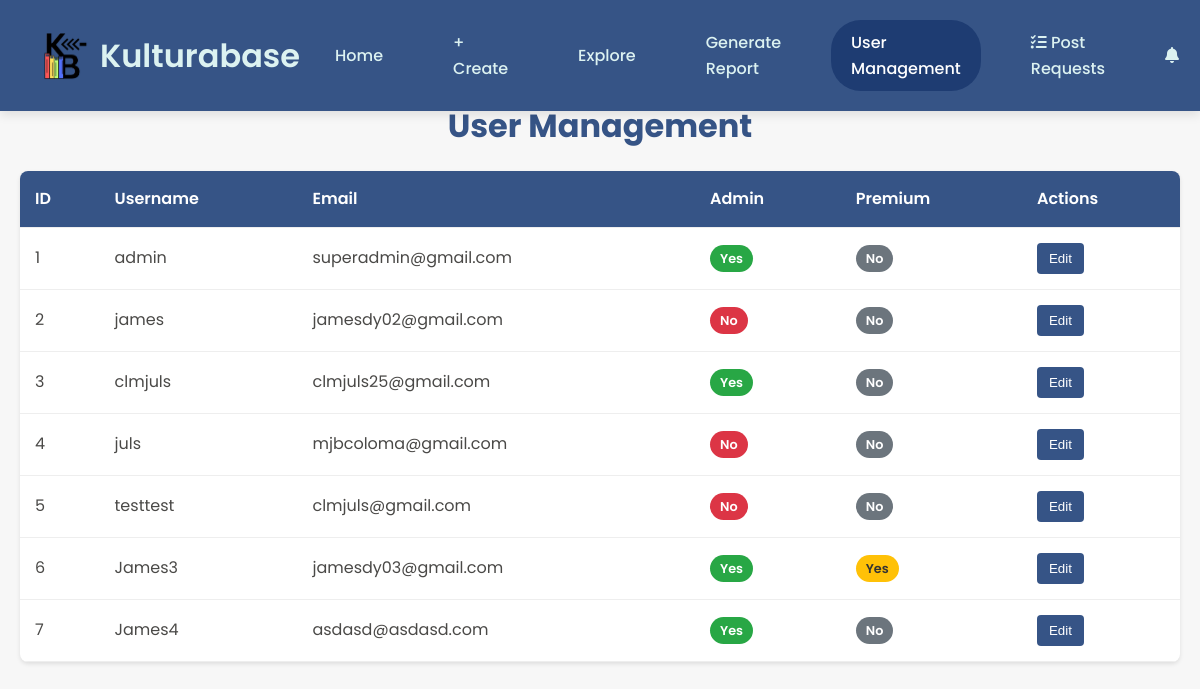
Page /user/user_management.php (signed in) on the earlier database version.
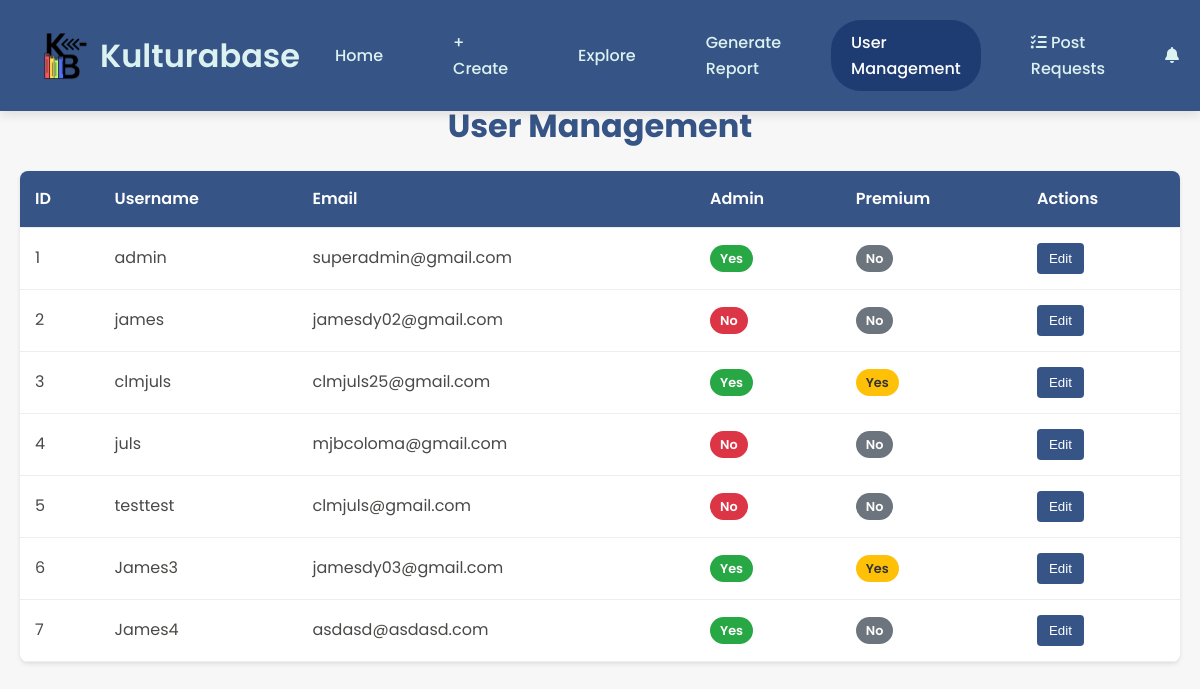
Same page on the later database version.
### tables this page shows
CREATE TABLE `users` (
  `id` int(11) NOT NULL,
  `email` varchar(255) NOT NULL,
  `username` varchar(255) NOT NULL,
  `password` varchar(255) NOT NULL,
  `full_name` varchar(255) NOT NULL,
  `about` text DEFAULT NULL,
  `location` varchar(255) DEFAULT NULL,
  `birthday` date DEFAULT NULL,
  `website` varchar(255) DEFAULT NULL,
  `skills` text DEFAULT NULL,
  `profile_picture` varchar(255) DEFAULT NULL,
  `isAdmin` tinyint(1) NOT NULL DEFAULT 0,
  `isPremium` tinyint(4) NOT NULL DEFAULT 0,
  `profile_background` varchar(255) DEFAULT NULL
);

### user/user_management.php (the view, shortened to what this page needs)
<!DOCTYPE html>
<html lang="en">
<head>
    <link rel="stylesheet" href="https://cdnjs.cloudflare.com/ajax/libs/font-awesome/6.0.0-beta3/css/all.min.css">
</head>
<body>
    <?php
    require 'db_conn.php';
    $users_query = $conn->query("SELECT * FROM users ORDER BY id ASC");
    $users = $users_query->fetch_all(MYSQLI_ASSOC);
    include 'components/layout/admin/navbar.php';
    ?>
    <div class="container">
        <h1 class="page-title">User Management</h1>
        <div class="user-table">
            <table>
                <thead>
                    <tr>
                        <th>ID</th>
                        <th>Username</th>
                        <th>Email</th>
                        <th>Admin</th>
                        <th>Premium</th>
                        <th>Actions</th>
                    </tr>
                </thead>
                <tbody>
                    <?php foreach ($users as $user): ?>
                    <tr>
                        <td><?php echo $user['id']; ?></td>
                        <td><?php echo htmlspecialchars($user['username']); ?></td>
                        <td><?php echo htmlspecialchars($user['email']); ?></td>
                        <td>
                            <span class="status-badge <?php echo $user['isAdmin'] ? 'active' : 'inactive'; ?>">
                                <?php echo $user['isAdmin'] ? 'Yes' : 'No'; ?>
                            </span>
                        </td>
                        <td>
                            <span class="status-badge <?php echo $user['isPremium'] ? 'premium' : 'standard'; ?>">
                                <?php echo $user['isPremium'] ? 'Yes' : 'No'; ?>
                            </span>
                        </td>
                        <td>
                            <button class="edit-btn" onclick="openEditModal(<?php echo $user['id']; ?>)">Edit</button>
                        </td>
                    </tr>
                    <?php endforeach; ?>
                </tbody>
            </table>
        </div>
    </div>
</body>
</html>

### user/components/layout/admin/navbar.php (shortened to what this page needs)
<div class="navbar">
        <div style="display: flex; align-items: center;">
            <img src="assets/logo/logo.png" alt="Kulturifiko Logo">
            <h1>Kulturabase</h1>
        </div>
        <div class="nav-links">
            <a href="home.php" <?php echo basename($_SERVER['PHP_SELF']) == 'home.php' ? 'class="active"' : ''; ?>>Home</a>
            <a href="create-post.php" <?php echo basename($_SERVER['PHP_SELF']) == 'create-post.php' ? 'class="active"' : ''; ?>>+ Create</a>
            <a href="explore.php" <?php echo basename($_SERVER['PHP_SELF']) == 'explore.php' ? 'class="active"' : ''; ?>>Explore</a>
            <a href="generate_report.php" <?php echo basename($_SERVER['PHP_SELF']) == 'generate_report.php' ? 'class="active"' : ''; ?>>Generate Report</a>
            <a href="user_management.php" <?php echo basename($_SERVER['PHP_SELF']) == 'user_management.php' ? 'class="active"' : ''; ?>>User Management</a>
            <a href="post-requests.php" <?php echo basename($_SERVER['PHP_SELF']) == 'post-requests.php' ? 'class="active"' : ''; ?>>
                <i class="fas fa-tasks"></i> Post Requests
            </a>
            <div class="notification-dropdown">
                <div class="notification-icon" onclick="toggleNotificationDropdown()">
                    <i class="fas fa-bell"></i>
                </div>
            </div>
        </div>
    </div>

### user/components/layout/admin/navbar.php (style rules this page uses)
.navbar { display: flex; justify-content: space-between; align-items: center; background-color: #365486; padding: 20px 40px; position: fixed; width: 100%; top: 0; z-index: 1000; box-shadow: 0 4px 10px rgba(0, 0, 0, 0.1); }
.navbar img { height: 50px; width: 50px; }
.navbar h1 { color: #DCF2F1; font-size: 2rem; font-weight: 600; margin-left: 10px; }
.navbar a { color: #DCF2F1; text-decoration: none; margin: 0 15px; font-size: 1rem; font-weight: 500; padding: 10px 20px; border-radius: 30px; transition: background-color 0.3s ease, color 0.3s ease; }
.navbar a.active { background-color: #1e3c72; color: #fff; }
.nav-links { display: flex; align-items: center; }
.notification-dropdown { position: relative; display: inline-block; margin-left: 15px; }
.notification-icon { cursor: pointer; padding: 10px; color: #DCF2F1; }

### user/user_management.php (style rules this page uses)
* { margin: 0; padding: 0; box-sizing: border-box; }
body { font-family: 'Poppins', sans-serif; background-color: #f7f7f7; color: #4A4947; line-height: 1.6; padding-top: 80px; }
.container { max-width: 1200px; margin: 0 auto; padding: 20px; }
.page-title { color: #365486; margin-bottom: 20px; font-size: 2rem; text-align: center; }
.user-table { background: white; border-radius: 8px; box-shadow: 0 2px 4px rgba(0,0,0,0.1); overflow: hidden; margin-bottom: 30px; }
table { width: 100%; border-collapse: collapse; }
th, td { padding: 15px; text-align: left; border-bottom: 1px solid #eee; }
th { background-color: #365486; color: white; font-weight: 600; }
.status-badge { padding: 5px 10px; border-radius: 20px; font-size: 0.8rem; font-weight: 600; }
.active { background-color: #28a745; color: white; }
.inactive { background-color: #dc3545; color: white; }
.premium { background-color: #ffc107; color: #333; }
.standard { background-color: #6c757d; color: white; }
.edit-btn { background-color: #365486; color: white; border: none; padding: 8px 12px; border-radius: 4px; cursor: pointer; transition: background-color 0.3s; }

Differences in the rows shown:
changed users "clmjuls": isPremium "No" → "Yes"
